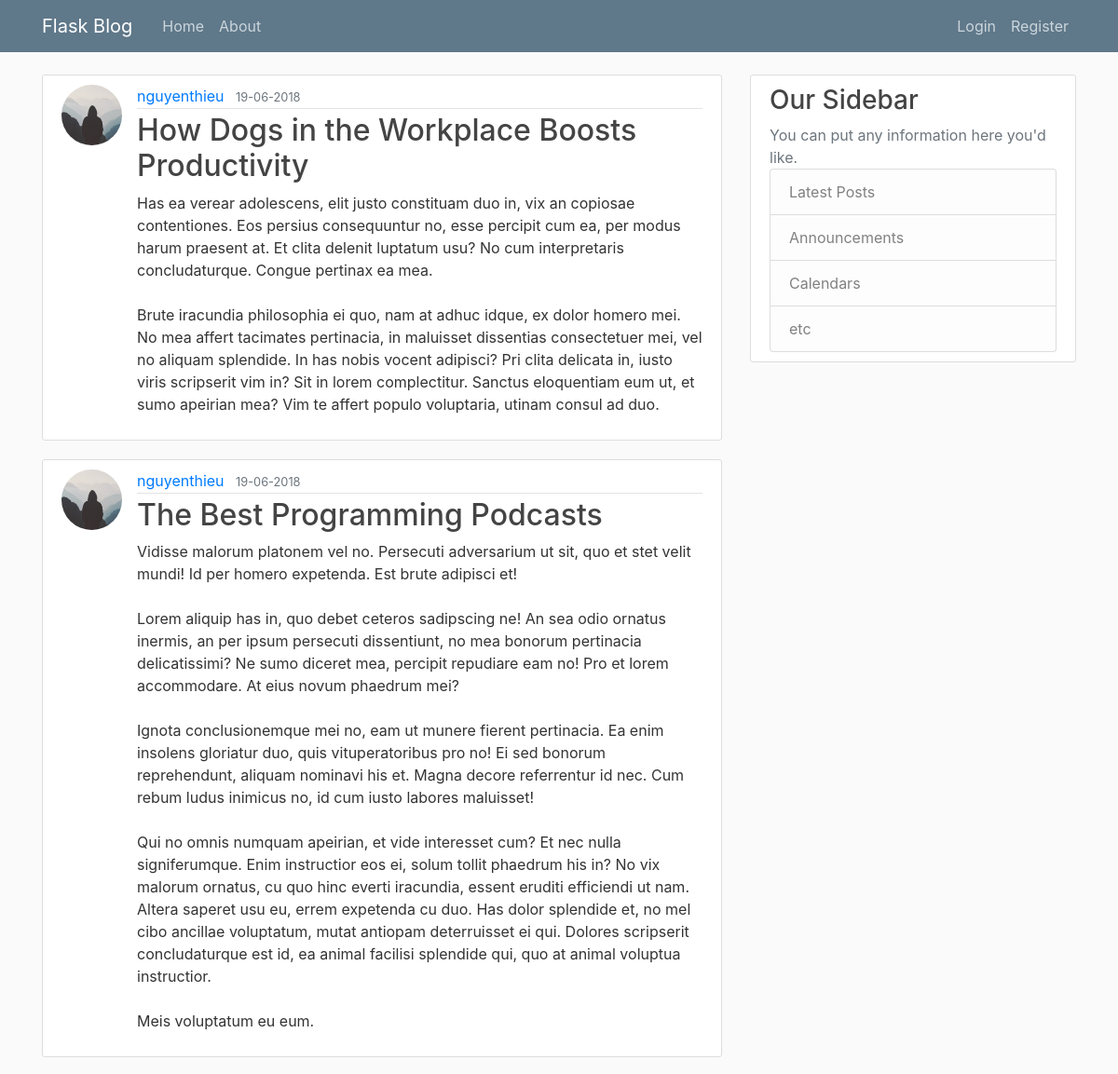
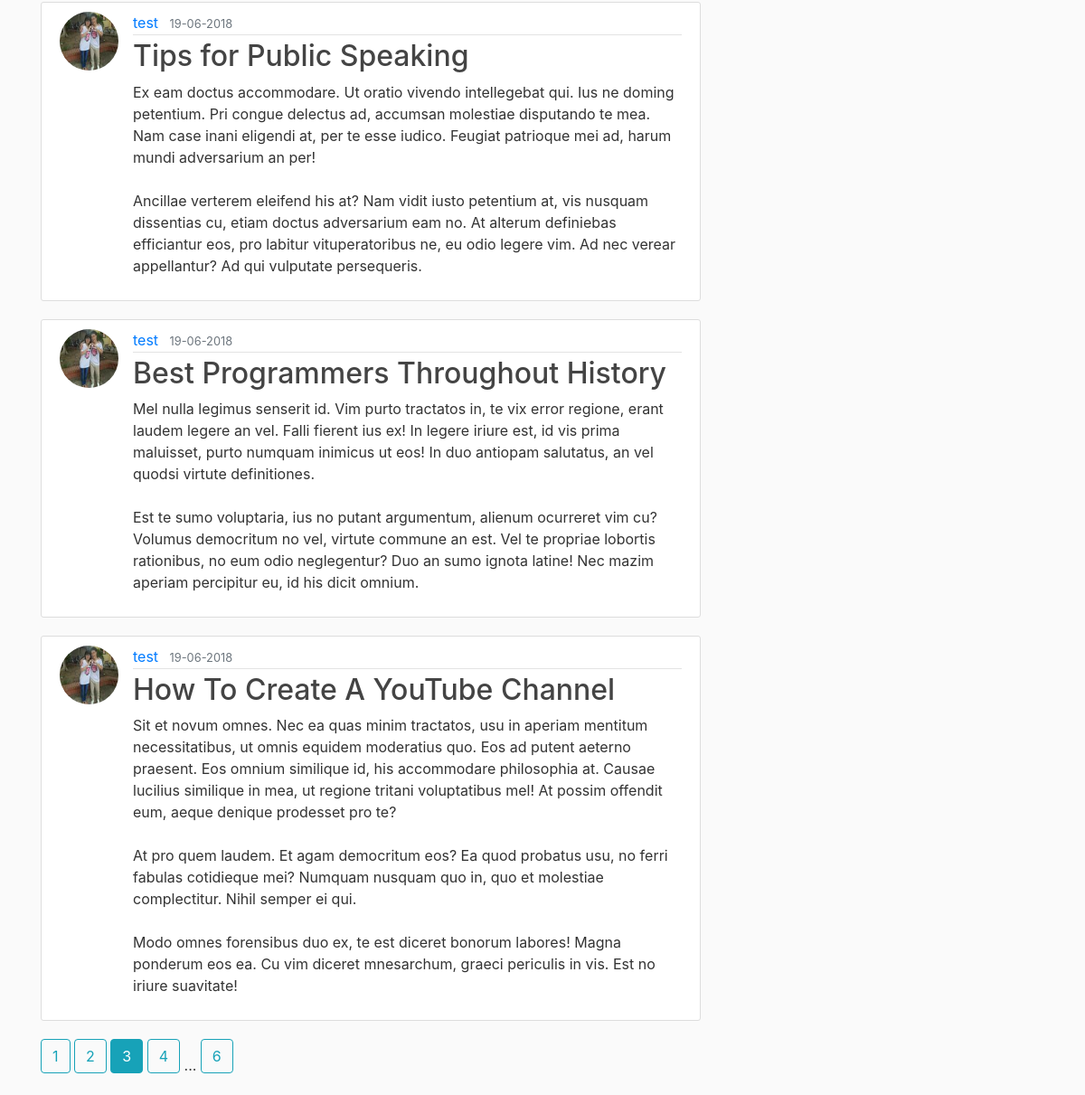
Screenshot of /home?page=3 with the database file from the repository (2 pictures, top to bottom).
### flaskblog/models.py (models this page shows, shortened)
class Post(db.Model):
    id = db.Column(db.Integer, primary_key=True)
    title = db.Column(db.String(120), nullable=False)
    date_posted = db.Column(db.DateTime, nullable=False, default=datetime.utcnow())
    content = db.Column(db.Text, nullable=False)
    user_id = db.Column(db.Integer, db.ForeignKey("user.id"), nullable=False)

class User(db.Model, UserMixin):
    id = db.Column(db.Integer, primary_key=True)
    username = db.Column(db.String(24), unique=True, nullable=False)
    email = db.Column(db.String(120), unique=True, nullable=False)
    image_file = db.Column(db.String(20), nullable=False, default='default.jpg')
    password = db.Column(db.String(60), nullable=False)
    posts = db.relationship('Post', backref="author", lazy=True)

### flaskblog/main/routes.py (the view)
@main.route("/")             # Decorator route
@main.route("/home")
def home():
    page = request.args.get('page', 1, type=int)
    posts = Post.query.order_by(Post.date_posted.desc()).paginate(page=page, per_page=5)
    return render_template("home.html", posts = posts)

### flaskblog/templates/home.html
{% extends "layout.html" %}
{% block content %}
{% for post in posts.items %}
<article class="media content-section">
    <img src="{{ url_for('static', filename='images/profile/' + post.author.image_file) }}" alt="" class="rounded-circle article-img" />
    <div class="media-body">
        <div class="article-metadata">
            <a class="mr-2" href="{{ url_for('users.user_posts', username=post.author.username) }}">{{ post.author.username }}</a>
            <small class="text-muted">{{ post.date_posted.strftime('%d-%m-%Y') }}</small>
        </div>
        <h2><a class="article-title" href="{{ url_for('posts.post', post_id=post.id) }}">{{ post.title }}</a></h2>
        <p class="article-content">{{ post.content }}</p>
    </div>
</article>
{% endfor %}
{% for page_num in posts.iter_pages(left_edge=1, right_edge=1, left_current=1, right_current=2) %}
    {% if page_num %}
        {% if posts.page == page_num %}
            <a href="{{ url_for('main.home', page=page_num) }}" class="btn btn-info mb-4"> {{page_num}} </a>
        {% else %}
            <a href="{{ url_for('main.home', page=page_num) }}" class="btn btn-outline-info mb-4"> {{page_num}} </a>
        {% endif %}
    {% else %}
        ...
    {% endif %}
{% endfor %}
{% endblock content %}

### flaskblog/static/main.css (style rules this page uses)
body { background: #fafafa; color: #333333; margin-top: 5rem; }
h1, h2, h3, h4, h5, h6 { color: #444444; }
.content-section { background: #ffffff; padding: 10px 20px; border: 1px solid #dddddd; border-radius: 3px; margin-bottom: 20px; }
.article-title { color: #444444; }
.article-content { white-space: pre-line; }
.article-img { height: 65px; width: 65px; margin-right: 16px; }
.article-metadata { padding-bottom: 1px; margin-bottom: 4px; border-bottom: 1px solid #e3e3e3 }

### rows the page displays
Post: image_file (placeholder picture), author.username "nguyenthieu", date_posted "19-06-2018", title "How Dogs in the Workplace Boosts Productivity", content "Has ea verear adolescens, elit justo constituam duo in, vix an copiosae contentiones. Eos persius consequuntur no, esse percipit cum ea, per modus harum praesent at. Et clita delenit luptatum usu? No cum interpretaris concludaturque. Congue pertinax ea mea. Brute iracundia philosophia ei quo, nam at adhuc idque, ex dolor homero mei. No mea affert tacimates pertinacia, in maluisset dissentias consectetuer mei, vel no aliquam splendide. In has nobis vocent adipisci? Pri clita delicata in, iusto viris scripserit vim in? Sit in lorem complectitur. Sanctus eloquentiam eum ut, et sumo apeirian mea? Vim te affert populo voluptaria, utinam consul ad duo."
Post: image_file (placeholder picture), author.username "nguyenthieu", date_posted "19-06-2018", title "The Best Programming Podcasts", content "Vidisse malorum platonem vel no. Persecuti adversarium ut sit, quo et stet velit mundi! Id per homero expetenda. Est brute adipisci et! Lorem aliquip has in, quo debet ceteros sadipscing ne! An sea odio ornatus inermis, an per ipsum persecuti dissentiunt, no mea bonorum pertinacia delicatissimi? Ne sumo diceret mea, percipit repudiare eam no! Pro et lorem accommodare. At eius novum phaedrum mei? Ignota conclusionemque mei no, eam ut munere fierent pertinacia. Ea enim insolens gloriatur duo, quis vituperatoribus pro no! Ei sed bonorum reprehendunt, aliquam nominavi his et. Magna decore referrentur id nec. Cum rebum ludus inimicus no, id cum iusto labores maluisset! Qui no omnis numquam…"
Post: image_file (picture), author.username "test", date_posted "19-06-2018", title "Tips for Public Speaking", content "Ex eam doctus accommodare. Ut oratio vivendo intellegebat qui. Ius ne doming petentium. Pri congue delectus ad, accumsan molestiae disputando te mea. Nam case inani eligendi at, per te esse iudico. Feugiat patrioque mei ad, harum mundi adversarium an per! Ancillae verterem eleifend his at? Nam vidit iusto petentium at, vis nusquam dissentias cu, etiam doctus adversarium eam no. At alterum definiebas efficiantur eos, pro labitur vituperatoribus ne, eu odio legere vim. Ad nec verear appellantur? Ad qui vulputate persequeris."
Post: image_file (picture), author.username "test", date_posted "19-06-2018", title "Best Programmers Throughout History", content "Mel nulla legimus senserit id. Vim purto tractatos in, te vix error regione, erant laudem legere an vel. Falli fierent ius ex! In legere iriure est, id vis prima maluisset, purto numquam inimicus ut eos! In duo antiopam salutatus, an vel quodsi virtute definitiones. Est te sumo voluptaria, ius no putant argumentum, alienum ocurreret vim cu? Volumus democritum no vel, virtute commune an est. Vel te propriae lobortis rationibus, no eum odio neglegentur? Duo an sumo ignota latine! Nec mazim aperiam percipitur eu, id his dicit omnium."
Post: image_file (picture), author.username "test", date_posted "19-06-2018", title "How To Create A YouTube Channel", content "Sit et novum omnes. Nec ea quas minim tractatos, usu in aperiam mentitum necessitatibus, ut omnis equidem moderatius quo. Eos ad putent aeterno praesent. Eos omnium similique id, his accommodare philosophia at. Causae lucilius similique in mea, ut regione tritani voluptatibus mel! At possim offendit eum, aeque denique prodesset pro te? At pro quem laudem. Et agam democritum eos? Ea quod probatus usu, no ferri fabulas cotidieque mei? Numquam nusquam quo in, quo et molestiae complectitur. Nihil semper ei qui. Modo omnes forensibus duo ex, te est diceret bonorum labores! Magna ponderum eos ea. Cu vim diceret mnesarchum, graeci periculis in vis. Est no iriure suavitate!"

### other values shown
{{ page_num }} "1" "2" "4" "6"
{{ page_num }} "3"
